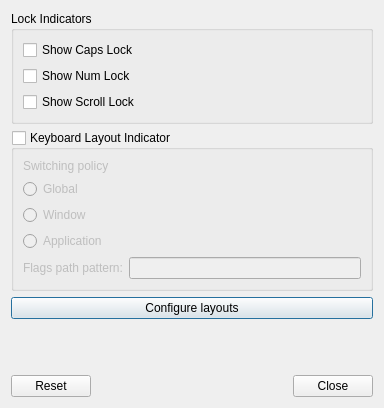
<?xml version="1.0" encoding="UTF-8"?>
<ui version="4.0">
 <class>KbdStateConfig</class>
 <widget class="QDialog" name="KbdStateConfig">
  <property name="geometry">
   <rect>
    <x>0</x>
    <y>0</y>
    <width>384</width>
    <height>408</height>
   </rect>
  </property>
  <property name="windowTitle">
   <string>Keyboard State Settings</string>
  </property>
  <layout class="QVBoxLayout" name="verticalLayout_3">
   <item>
    <widget class="QGroupBox" name="leds">
     <property name="title">
      <string>Lock Indicators</string>
     </property>
     <layout class="QVBoxLayout" name="verticalLayout">
      <item>
       <widget class="QCheckBox" name="showCaps">
        <property name="text">
         <string>Show Caps Lock</string>
        </property>
       </widget>
      </item>
      <item>
       <widget class="QCheckBox" name="showNum">
        <property name="text">
         <string>Show Num Lock</string>
        </property>
       </widget>
      </item>
      <item>
       <widget class="QCheckBox" name="showScroll">
        <property name="text">
         <string>Show Scroll Lock</string>
        </property>
       </widget>
      </item>
     </layout>
    </widget>
   </item>
   <item>
    <widget class="QGroupBox" name="showLayout">
     <property name="title">
      <string>Keyboard Layout Indicator</string>
     </property>
     <property name="checkable">
      <bool>true</bool>
     </property>
     <property name="checked">
      <bool>false</bool>
     </property>
     <layout class="QGridLayout" name="gridLayout">
      <item row="0" column="0" colspan="2">
       <widget class="QLabel" name="policyLabel">
        <property name="text">
         <string>Switching policy</string>
        </property>
       </widget>
      </item>
      <item row="1" column="0" colspan="2">
       <widget class="QRadioButton" name="switchGlobal">
        <property name="text">
         <string>Global</string>
        </property>
        <attribute name="buttonGroup">
         <string notr="true">modes</string>
        </attribute>
       </widget>
      </item>
      <item row="2" column="0" colspan="2">
       <widget class="QRadioButton" name="switchWindow">
        <property name="text">
         <string>Window</string>
        </property>
        <attribute name="buttonGroup">
         <string notr="true">modes</string>
        </attribute>
       </widget>
      </item>
      <item row="3" column="0" colspan="2">
       <widget class="QRadioButton" name="switchApplication">
        <property name="text">
         <string>Application</string>
        </property>
        <attribute name="buttonGroup">
         <string notr="true">modes</string>
        </attribute>
       </widget>
      </item>
      <item row="4" column="0">
       <widget class="QLabel" name="label">
        <property name="text">
         <string>Flags path pattern:</string>
        </property>
       </widget>
      </item>
      <item row="4" column="1">
       <widget class="QLineEdit" name="layoutFlagPattern">
        <property name="toolTip">
         <string>File path pattern for country flags. Must contain &lt;strong&gt;%1&lt;/strong&gt; which is replaced by the two letter ISO country code (lower case).&lt;br&gt;&lt;br&gt;Example: /usr/share/iso-flags-svg/country-squared/%1.svg</string>
        </property>
       </widget>
      </item>
     </layout>
    </widget>
   </item>
   <item>
    <widget class="QPushButton" name="configureLayouts">
     <property name="text">
      <string>Configure layouts</string>
     </property>
    </widget>
   </item>
   <item>
    <spacer name="verticalSpacer">
     <property name="orientation">
      <enum>Qt::Vertical</enum>
     </property>
     <property name="sizeHint" stdset="0">
      <size>
       <width>20</width>
       <height>40</height>
      </size>
     </property>
    </spacer>
   </item>
   <item>
    <widget class="QDialogButtonBox" name="btns">
     <property name="orientation">
      <enum>Qt::Horizontal</enum>
     </property>
     <property name="standardButtons">
      <set>QDialogButtonBox::Close|QDialogButtonBox::Reset</set>
     </property>
    </widget>
   </item>
  </layout>
 </widget>
 <resources/>
 <connections>
  <connection>
   <sender>btns</sender>
   <signal>accepted()</signal>
   <receiver>KbdStateConfig</receiver>
   <slot>accept()</slot>
   <hints>
    <hint type="sourcelabel">
     <x>248</x>
     <y>254</y>
    </hint>
    <hint type="destinationlabel">
     <x>157</x>
     <y>274</y>
    </hint>
   </hints>
  </connection>
  <connection>
   <sender>btns</sender>
   <signal>rejected()</signal>
   <receiver>KbdStateConfig</receiver>
   <slot>reject()</slot>
   <hints>
    <hint type="sourcelabel">
     <x>316</x>
     <y>260</y>
    </hint>
    <hint type="destinationlabel">
     <x>286</x>
     <y>274</y>
    </hint>
   </hints>
  </connection>
 </connections>
 <buttongroups>
  <buttongroup name="modes"/>
 </buttongroups>
</ui>
